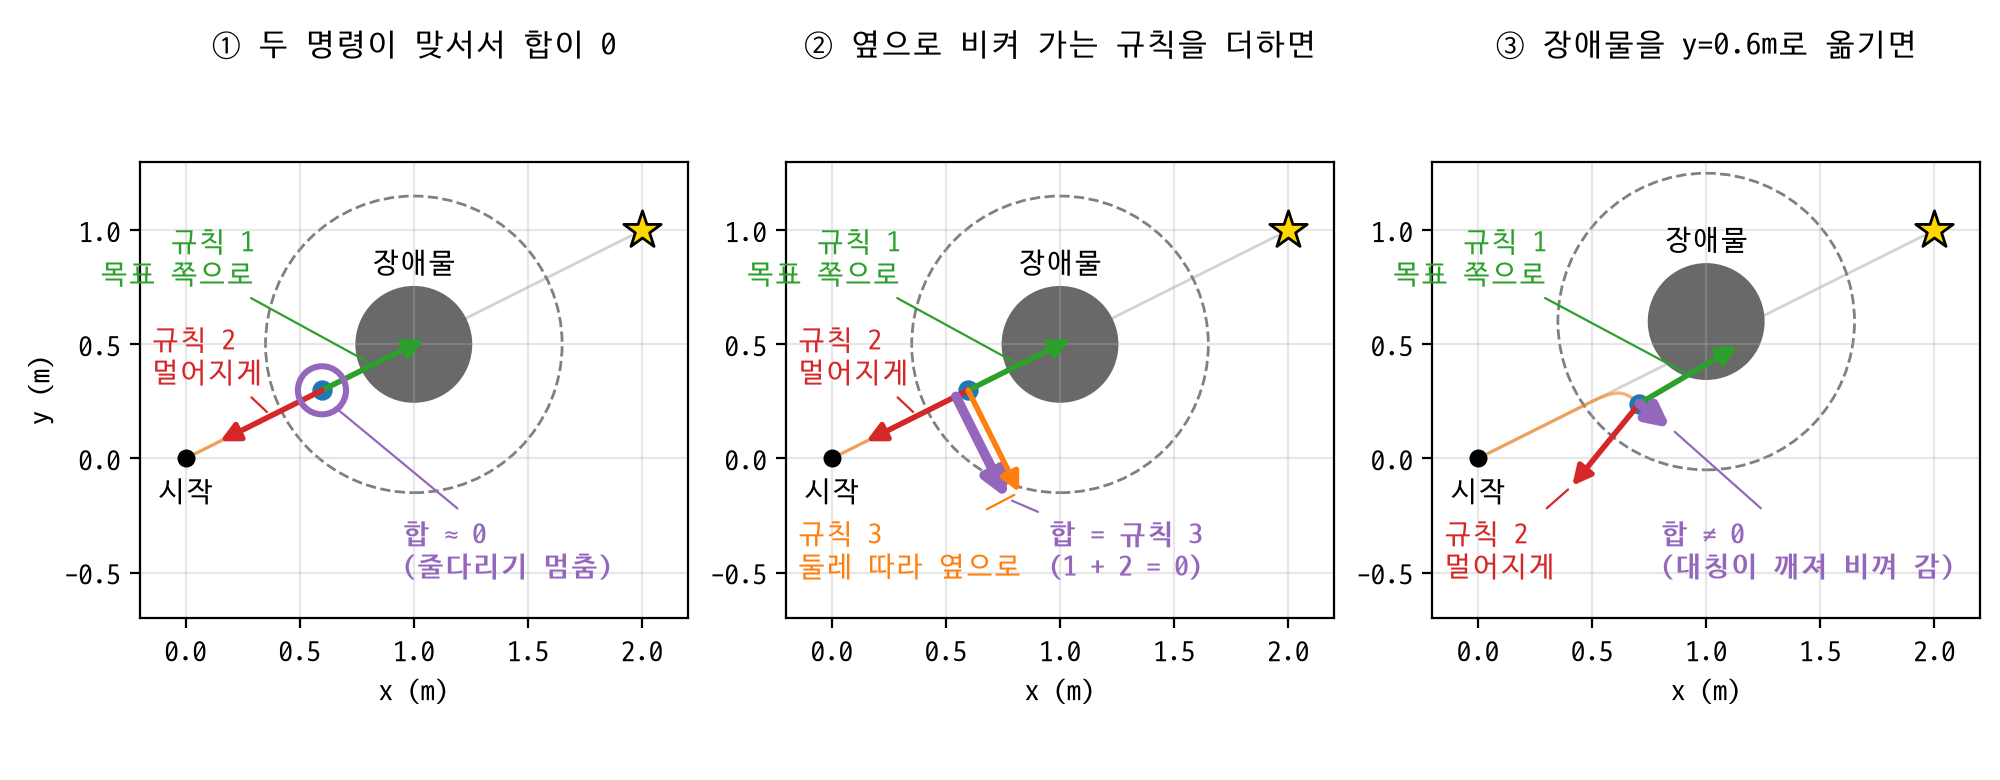

Here is the Python script that generated this plot:
import matplotlib.pyplot as plt
import numpy as np

# plt.rcParams["font.family"] = "AppleGothic"
plt.rcParams["font.family"] = "D2Coding"
plt.rcParams["axes.unicode_minus"] = False

# avoidance_tools.py / point_robot.py 의 값과 규칙을 그대로 옮긴다
시작, 목표 = np.array([0.0, 0.0]), np.array([2.0, 1.0])
장애물_반지름, 감지_범위, 주기, 이득, 최대_속도 = 0.25, 0.4, 0.1, 1.5, 0.5


def 속도_제한(속도):
    크기 = np.linalg.norm(속도)
    return 속도 * (최대_속도 / 크기) if 크기 > 최대_속도 else 속도


def 규칙들(위치, 중심):
    """(규칙 1, 규칙 2, 규칙 3) 속도 벡터. 감지 범위 밖이면 규칙 2, 3은 0."""
    r1 = 속도_제한(이득 * (목표 - 위치))
    차이 = 위치 - 중심
    표면_거리 = np.linalg.norm(차이) - 장애물_반지름
    if 표면_거리 > 감지_범위:
        return r1, np.zeros(2), np.zeros(2)
    바깥 = 차이 / np.linalg.norm(차이)
    세기 = 최대_속도 * 2 * (1 - 표면_거리 / 감지_범위)
    둘레 = np.array([-바깥[1], 바깥[0]])
    if np.dot(둘레, 목표 - 위치) < 0:
        둘레 = -둘레
    return r1, 세기 * 바깥, 세기 * 둘레


def 달리기(중심, 걸음_수=150):  # 시도 2: 규칙 1 + 규칙 2 만
    위치, 경로 = 시작.copy(), [시작.copy()]
    for _ in range(걸음_수):
        r1, r2, _ = 규칙들(위치, 중심)
        위치 = 위치 + 속도_제한(r1 + r2) * 주기
        경로.append(위치)
    return np.array(경로)


중심_a, 중심_b = np.array([1.0, 0.5]), np.array([1.0, 0.6])
경로_a, 경로_b = 달리기(중심_a), 달리기(중심_b)
멈춤 = 경로_a[-1]                                            # 시도 2가 멈춘 자리
가까이 = 경로_b[np.argmin(np.linalg.norm(경로_b - 중심_b, axis=1))]  # y=0.6에서 가장 세게 밀리는 자리
print("멈춘 자리:", 멈춤.round(3), "/ 목표까지", round(float(np.linalg.norm(목표 - 멈춤)), 3), "m (슬라이드 1.568m)")

패널 = [("시도 2가 멈추는 자리", 중심_a, 경로_a, 멈춤, False),
      ("규칙 3을 더하면", 중심_a, 경로_a, 멈춤, True),
      ("장애물을 y=0.6m로 옮기면", 중심_b, 경로_b, 가까이, False)]
제목들 = ["① 두 명령이 맞서서 합이 0", "② 옆으로 비켜 가는 규칙을 더하면", "③ 장애물을 y=0.6m로 옮기면"]

그림, 칸들 = plt.subplots(1, 3, figsize=(10, 3.9))
for 번호, (칸, (제목, 중심, 경로, 위치, 옆으로)) in enumerate(zip(칸들, 패널)):
    r1, r2, r3 = 규칙들(위치, 중심)
    합 = r1 + r2 + (r3 if 옆으로 else 0)
    print(f"{제목}: 위치 {위치.round(3)} 규칙1 {r1.round(3)} 규칙2 {r2.round(3)}"
          f"{' 규칙3 ' + str(r3.round(3)) if 옆으로 else ''} 합 {합.round(3)}")
    칸.add_patch(plt.Circle(중심, 장애물_반지름, color="dimgray"))
    칸.add_patch(plt.Circle(중심, 장애물_반지름 + 감지_범위, fill=False, linestyle="--", color="gray"))
    칸.plot([0, 2], [0, 1], color="lightgray", linewidth=1, zorder=0)               # 곧은 길
    칸.plot(*경로[:np.argmin(np.linalg.norm(경로 - 위치, axis=1)) + 1].T, color="tab:orange",
            linewidth=1.2, alpha=0.6)                                                # 시도 2의 지나온 길
    칸.scatter(*시작, s=30, color="black", zorder=5)
    칸.scatter(*목표, marker="*", s=200, color="gold", edgecolors="black", zorder=5)
    칸.scatter(*위치, s=40, color="tab:blue", zorder=6)

    def 화살표(벡터, 색, 굵기=2, 시작점=위치, 머리=14):
        칸.annotate("", xy=시작점 + 벡터, xytext=시작점, zorder=7,
                    arrowprops=dict(arrowstyle="-|>", color=색, linewidth=굵기, shrinkA=0, shrinkB=0,
                                    mutation_scale=머리))

    def 글(내용, 색, 자리, 끝점, 정렬="left"):  # 글자는 빈 곳에 두고, 가는 선으로 자기 화살표와 잇는다
        칸.annotate(내용, xy=끝점, xytext=자리, color=색, fontsize=10, ha=정렬, va="center",
                    fontweight="bold" if 색 == "tab:purple" else "normal",
                    arrowprops=dict(arrowstyle="-", color=색, linewidth=0.8, shrinkA=2, shrinkB=2), zorder=10)

    화살표(r1, "tab:green")
    화살표(r2, "tab:red")
    글("규칙 1\n목표 쪽으로", "tab:green", (0.3, 0.88), 위치 + r1 / 2, "right")
    if 번호 < 2:
        글("규칙 2\n멀어지게", "tab:red", (-0.15, 0.45), 위치 + r2 / 2)
    else:
        글("규칙 2\n멀어지게", "tab:red", (-0.15, -0.4), 위치 + r2)
    if 번호 == 0:
        칸.scatter(*위치, s=300, facecolors="none", edgecolors="tab:purple", linewidths=2.2, zorder=8)
        글("합 ≈ 0\n(줄다리기 멈춤)", "tab:purple", (0.95, -0.4), 위치 + np.array([0.04, -0.06]))
    elif 번호 == 1:
        옮김 = 0.06 * np.array([r3[1], -r3[0]]) / np.linalg.norm(r3)         # 합 화살표를 옆으로 살짝 비켜 그린다
        화살표(합, "tab:purple", 3.5, 위치 + 옮김, 18)
        화살표(r3, "tab:orange")
        글("규칙 3\n둘레 따라 옆으로", "tab:orange", (-0.15, -0.4), 위치 + r3)
        글("합 = 규칙 3\n(1 + 2 = 0)", "tab:purple", (0.95, -0.4), 위치 + 합 + 옮김)
    else:
        화살표(합, "tab:purple", 3.5, 위치, 16)
        글("합 ≠ 0\n(대칭이 깨져 비껴 감)", "tab:purple", (0.8, -0.4), 위치 + 합)
    칸.text(중심[0], 중심[1] + 장애물_반지름 + 0.05, "장애물", fontsize=10, ha="center", va="bottom")
    칸.text(0.0, -0.08, "시작", fontsize=10, ha="center", va="top")
    칸.set_xlim(-0.2, 2.2)
    칸.set_ylim(-0.7, 1.3)
    칸.set_aspect("equal")
    칸.set_xlabel("x (m)")
    칸.set_yticks([-0.5, 0, 0.5, 1.0])
    칸.grid(alpha=0.3)
칸들[0].set_ylabel("y (m)")

그림.subplots_adjust(left=0.07, right=0.99, bottom=0.14, top=0.86, wspace=0.18)
for 칸, 제목 in zip(칸들, 제목들):
    자리 = 칸.get_position()
    그림.text((자리.x0 + 자리.x1) / 2, 0.93, 제목, ha="center", fontsize=11)
그림.savefig("s30_avoid_forces.png", dpi=200)
print("저장: s30_avoid_forces.png")
